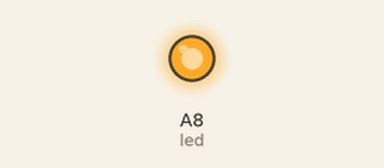
Simulated run of this sketch. Board: Arduino Mega 2560, built with avr-gcc and run on an emulated ATmega2560. Parts: output pins drawn as LEDs (lit = HIGH).

Above: at 0.1 s.
Timing chart, 0 to 1.6 s (numbered marks = the images above):
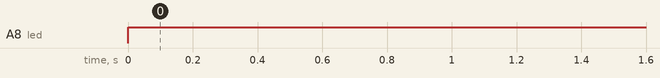

Measured:
- by itself, A8 (led): LOW → HIGH at 0.00 s

The sketch:

Analog_pin_as_a_digital_pin.ino
```cpp
int led=A8;
void setup() {
  // put your setup code here, to run once:
pinMode(led,OUTPUT);
}

void loop() {
  // put your main code here, to run repeatedly:
digitalWrite(led,HIGH);
}
```
